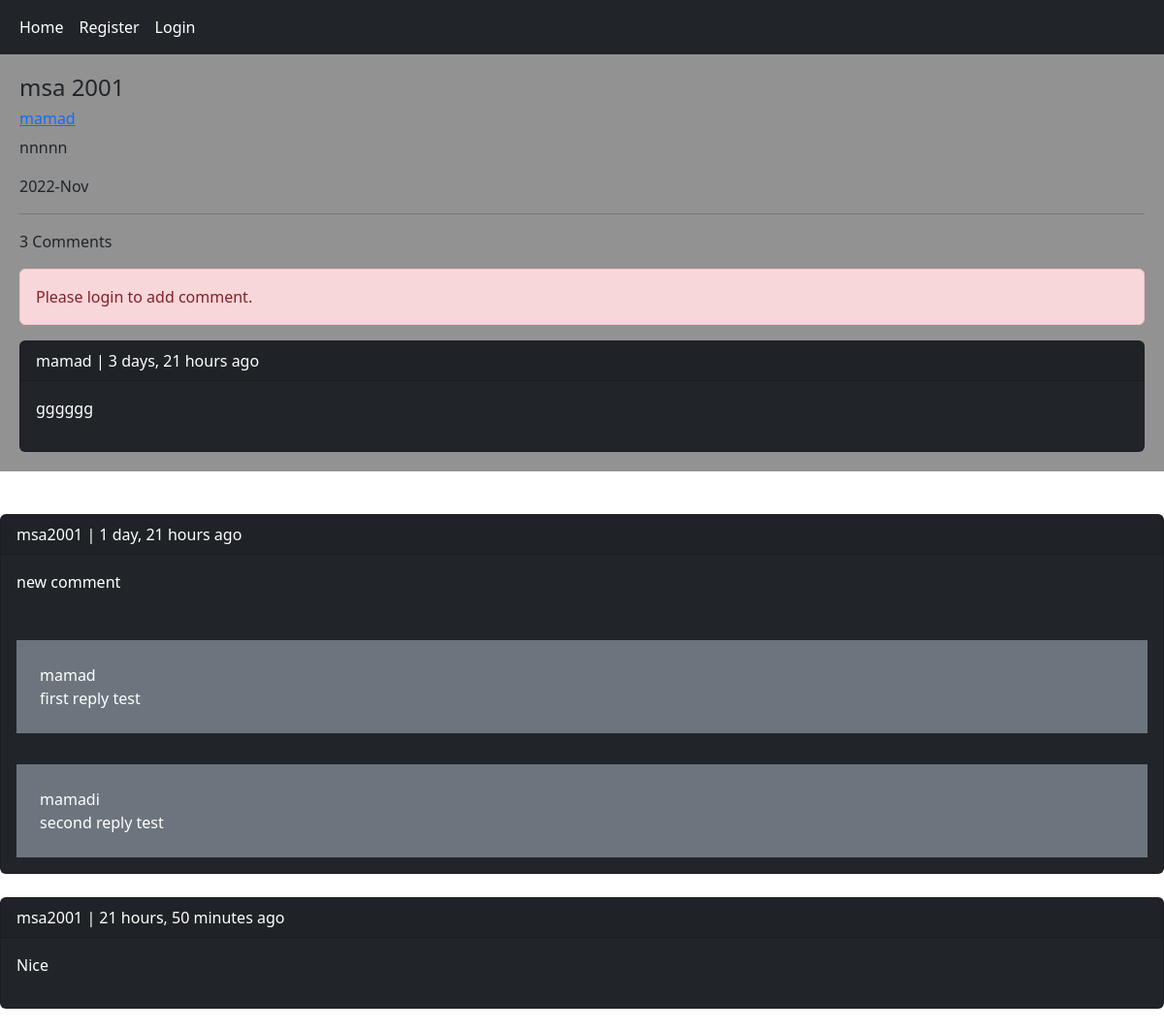
The app's page /post/2/msa-2001/ with its own data.
### home/models.py (models this page shows, shortened)
class Post(models.Model):
    user = models.ForeignKey(User, on_delete=models.CASCADE, related_name='posts')
    title = models.CharField(max_length=50)
    body = models.TextField(max_length=1000)
    slug = models.SlugField()
    created = models.DateTimeField(auto_now_add=True)
    updated = models.DateTimeField(auto_now=True)
    class Meta:
        ordering = ('-updated',)

class Comment(models.Model):
    user = models.ForeignKey(User, on_delete=models.CASCADE, related_name='ucomments')
    post = models.ForeignKey(Post, on_delete=models.CASCADE, related_name='pcomments')
    reply = models.ForeignKey('self', on_delete=models.CASCADE, related_name='rcomments', blank=True, null=True)
    is_reply = models.BooleanField(default=False)
    body = models.TextField(max_length=200)
    created = models.DateTimeField(auto_now_add=True)

### home/views.py (the view, shortened to what this page needs)
# urls.py: path('post/<int:post_id>/<slug:post_slug>/', views.PostDetailView.as_view(), name='post_detail'),
class PostDetailView(View):
    form_class = CommentCreateForm
    form_class_reply = CommentReplyForm
    def setup(self, request, *args, **kwargs):
        self.post_instance = get_object_or_404(Post, id=kwargs['post_id'], slug=kwargs['post_slug'])
        return super().setup(self, request, *args, **kwargs)
    def get(self, request, *args, **kwargs):
        comments = self.post_instance.pcomments.filter(is_reply=False)
        can_like = False
        return render(request, 'home/detail.html', {'post': self.post_instance, 'comments': comments,
                                                    'form': self.form_class, 'reply_form': self.form_class_reply})

### home/templates/home/detail.html (shortened to what this page needs)
{% extends 'base.html' %}
{% load static %}
{% block content %}
    <h4>{{ post.title }}</h4>
    <a href="{% url 'account:profile' post.user.id %}"><h6>{{ post.user.username }}</h6></a>
    <p>{{ post.body }}</p>
    <p>{{ post.updated|date:'Y-M' }}</p>
    <hr>
    <p>{{ comments.count }} Comments</p>
    {% if request.user.is_authenticated %}
        <div class="container">
            <div class="row">
                <div class="col-lg-6">
                    <a href="{% url 'home:post_like' post.id %}" class="btn btn-danger">{{ post.likes_count }} Likes</a>
                    <hr>
                    <div class="down-contact">
                        <form method="post" action="">
                            {% csrf_token %}
                            {{ form.as_p }}
                            <input type="submit" value="Send" class="btn btn-primary mb-2">
                        </form>
                    </div>
                </div>
            </div>
        </div>
    {% else %}
        <p class="alert alert-danger">Please login to add comment.</p>
    {% endif %}
    {% for comment in comments %}
        <div class="card bg-dark text-white"><p class="card-header">{{ comment.user }} | {{ comment.created|timesince }}
            ago </p>
            <P class="card-body">{{ comment.body }}</P>
            {% with replies=comment.rcomments.all %}
                {% for reply in replies %}
                    <P class="bg-secondary p-4 m-3">{{ reply.user }} <br>{{ reply.body }}</p>
                {% endfor %}
                </div>
                </div>
            {% endwith %}
        </div> <br>
    {% empty %}
        <p> No Comments yet </p>
    {% endfor %}
{% endblock %}

### records on screen
Post: title "msa 2001", user.username "mamad", body "nnnnn", updated "2022-Nov"
Comment: user "mamad", created "3 days, 21 hours", body "gggggg"
Comment: user "msa2001", created "1 day, 21 hours", body "new comment"
Comment: user "mamad", body "first reply test"
Comment: user "mamadi", body "second reply test"
Comment: user "msa2001", created "21 hours, 50 minutes", body "Nice"

### other values on screen
{{ comments.count }} "3"
